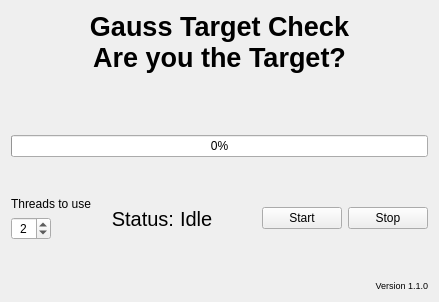
<?xml version="1.0" encoding="UTF-8"?>
<ui version="4.0">
 <class>MainWindow</class>
 <widget class="QMainWindow" name="MainWindow">
  <property name="geometry">
   <rect>
    <x>0</x>
    <y>0</y>
    <width>439</width>
    <height>302</height>
   </rect>
  </property>
  <property name="windowTitle">
   <string>Gauss Target Check</string>
  </property>
  <widget class="QWidget" name="centralWidget">
   <layout class="QVBoxLayout" name="verticalLayout">
    <item>
     <widget class="QLabel" name="titleLabel">
      <property name="sizePolicy">
       <sizepolicy hsizetype="Preferred" vsizetype="Preferred">
        <horstretch>0</horstretch>
        <verstretch>0</verstretch>
       </sizepolicy>
      </property>
      <property name="font">
       <font>
        <pointsize>20</pointsize>
        <weight>75</weight>
        <bold>true</bold>
       </font>
      </property>
      <property name="text">
       <string>Gauss Target Check
Are you the Target?</string>
      </property>
      <property name="scaledContents">
       <bool>false</bool>
      </property>
      <property name="alignment">
       <set>Qt::AlignCenter</set>
      </property>
     </widget>
    </item>
    <item>
     <spacer name="verticalSpacer_3">
      <property name="orientation">
       <enum>Qt::Vertical</enum>
      </property>
      <property name="sizeHint" stdset="0">
       <size>
        <width>20</width>
        <height>40</height>
       </size>
      </property>
     </spacer>
    </item>
    <item>
     <widget class="QLabel" name="targetFoundLabel">
      <property name="font">
       <font>
        <pointsize>15</pointsize>
        <weight>75</weight>
        <bold>true</bold>
       </font>
      </property>
      <property name="text">
       <string/>
      </property>
      <property name="scaledContents">
       <bool>true</bool>
      </property>
      <property name="wordWrap">
       <bool>true</bool>
      </property>
      <property name="textInteractionFlags">
       <set>Qt::LinksAccessibleByMouse|Qt::TextSelectableByMouse</set>
      </property>
     </widget>
    </item>
    <item>
     <layout class="QHBoxLayout" name="horizontalLayout_3">
      <item>
       <widget class="QProgressBar" name="progressBar">
        <property name="value">
         <number>0</number>
        </property>
       </widget>
      </item>
     </layout>
    </item>
    <item>
     <layout class="QHBoxLayout" name="horizontalLayout">
      <item>
       <layout class="QVBoxLayout" name="verticalLayout_2">
        <item>
         <spacer name="verticalSpacer_2">
          <property name="orientation">
           <enum>Qt::Vertical</enum>
          </property>
          <property name="sizeHint" stdset="0">
           <size>
            <width>20</width>
            <height>40</height>
           </size>
          </property>
         </spacer>
        </item>
        <item>
         <widget class="QLabel" name="staticLabel2">
          <property name="text">
           <string>Threads to use</string>
          </property>
          <property name="alignment">
           <set>Qt::AlignBottom|Qt::AlignHCenter</set>
          </property>
         </widget>
        </item>
        <item>
         <widget class="QSpinBox" name="threadSpinBox">
          <property name="maximumSize">
           <size>
            <width>40</width>
            <height>16777215</height>
           </size>
          </property>
          <property name="alignment">
           <set>Qt::AlignCenter</set>
          </property>
          <property name="minimum">
           <number>1</number>
          </property>
          <property name="maximum">
           <number>10</number>
          </property>
          <property name="value">
           <number>2</number>
          </property>
         </widget>
        </item>
        <item>
         <spacer name="verticalSpacer">
          <property name="orientation">
           <enum>Qt::Vertical</enum>
          </property>
          <property name="sizeHint" stdset="0">
           <size>
            <width>20</width>
            <height>40</height>
           </size>
          </property>
         </spacer>
        </item>
       </layout>
      </item>
      <item>
       <widget class="QLabel" name="staticLabel1">
        <property name="font">
         <font>
          <pointsize>15</pointsize>
         </font>
        </property>
        <property name="text">
         <string>Status:</string>
        </property>
        <property name="alignment">
         <set>Qt::AlignRight|Qt::AlignTrailing|Qt::AlignVCenter</set>
        </property>
       </widget>
      </item>
      <item>
       <widget class="QLabel" name="statusLabel">
        <property name="font">
         <font>
          <pointsize>15</pointsize>
         </font>
        </property>
        <property name="text">
         <string>Idle</string>
        </property>
        <property name="scaledContents">
         <bool>true</bool>
        </property>
        <property name="alignment">
         <set>Qt::AlignLeading|Qt::AlignLeft|Qt::AlignVCenter</set>
        </property>
       </widget>
      </item>
      <item>
       <widget class="QPushButton" name="startButton">
        <property name="text">
         <string>Start</string>
        </property>
       </widget>
      </item>
      <item>
       <widget class="QPushButton" name="stopButton">
        <property name="text">
         <string>Stop</string>
        </property>
       </widget>
      </item>
     </layout>
    </item>
    <item>
     <widget class="QLabel" name="label">
      <property name="font">
       <font>
        <pointsize>7</pointsize>
       </font>
      </property>
      <property name="text">
       <string>Version 1.1.0</string>
      </property>
      <property name="alignment">
       <set>Qt::AlignBottom|Qt::AlignRight|Qt::AlignTrailing</set>
      </property>
     </widget>
    </item>
   </layout>
  </widget>
 </widget>
 <layoutdefault spacing="6" margin="11"/>
 <resources/>
 <connections/>
</ui>
